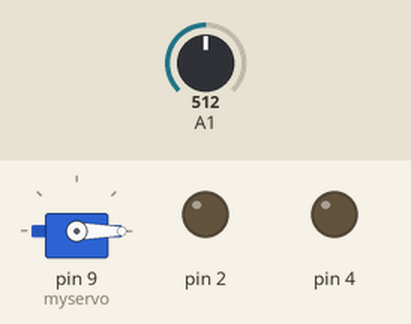
Recording of a sketch running on a simulated Arduino Uno, built with avr-gcc and run on an emulated ATmega328P. On the bench: servo, output pins drawn as LEDs (lit = HIGH). Inputs (shaded band) come from the test bench; at power-on: A1 = 512.

Above: at 0.1 s.
At 1.1 s:
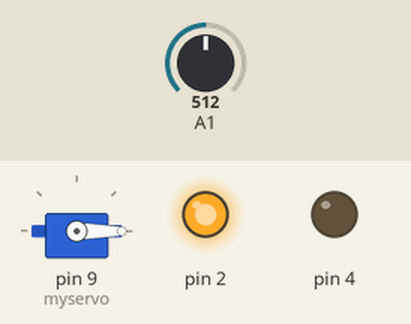
At 2.1 s:
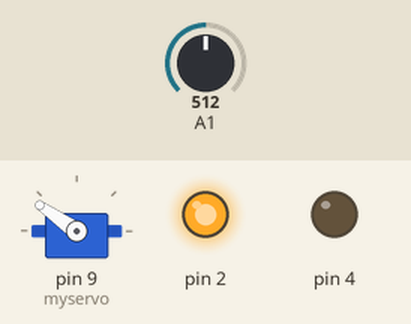
At 4.1 s:
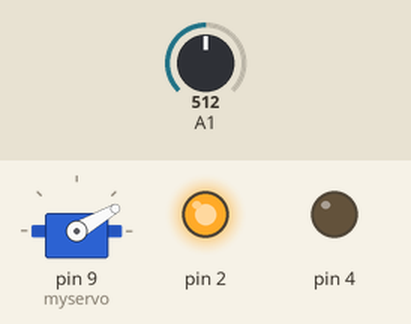
Timing chart, 0 to 5.6 s (numbered marks = the images above):
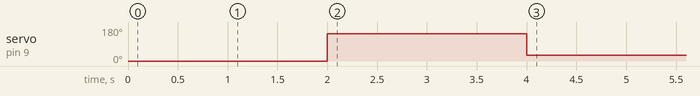

The sketch:

Tsop_updated.ino
```cpp
#include<Servo.h>
int threshold1_polarity= 100;
int threshold2_reference = 26;
int threshold_Claw = 50;
int threshold_tsop=50;
int flag=1;
int i=0;
int ref[100];
int refc=0;
int avg=0;
Servo myservo;
void setup() {

  myservo.attach(9);
  pinMode(A0,INPUT);
  pinMode(A1,INPUT);
  pinMode(A2,INPUT);
  pinMode(A2,INPUT);
  myservo.write(0);
  delay(1000);
  pinMode(13, OUTPUT);
  pinMode(13, LOW);
  pinMode(2, OUTPUT);
  pinMode(4, OUTPUT);
  pinMode(A4, INPUT);
  digitalWrite(2,HIGH);
  digitalWrite(4,LOW);

}

void loop() {
   digitalWrite(13,LOW);
// while(flag==1)
//  {
//   if(analogRead(A0)<threshold_Claw)
//
//  {
//  delay(500);
//  if(analogRead(A0)>threshold_Claw)
//  continue;
//   myservo.write(87);
//   delay(500);
//  myservo.write(125);
//   digitalWrite(13,HIGH);
//  delay(6000);
//  flag=2;
//
//  }
while(flag==1)
{
delay(1000);
digitalWrite(13,HIGH);
myservo.write(145);
delay(2000);
myservo.write(30);
//delay(1000);
flag=2;
}
digitalWrite(13,LOW);

    while(i<14)
    {
      if((analogRead(A1)-26)>150)
       {
        while((analogRead(A1)-26)>150);
         ref[i]=millis();
          refc=+ref[i];
          if(i>0)
          {
            avg = avg+(ref[i]-ref[i-1]);
          }

          i++;
      }
    }

    refc = (refc/i + 4*avg/14);
    while(millis() < refc);


      myservo.write(30);
      delayMicroseconds(16000);
        delayMicroseconds(16000);
      digitalWrite(13,HIGH);
      myservo.write(0);
      delay(1000);
}
```

Measured:
- by itself, servo on pin 9 (myservo): 0° → 145° at 2.0 s, → 30° 2.0 s later
